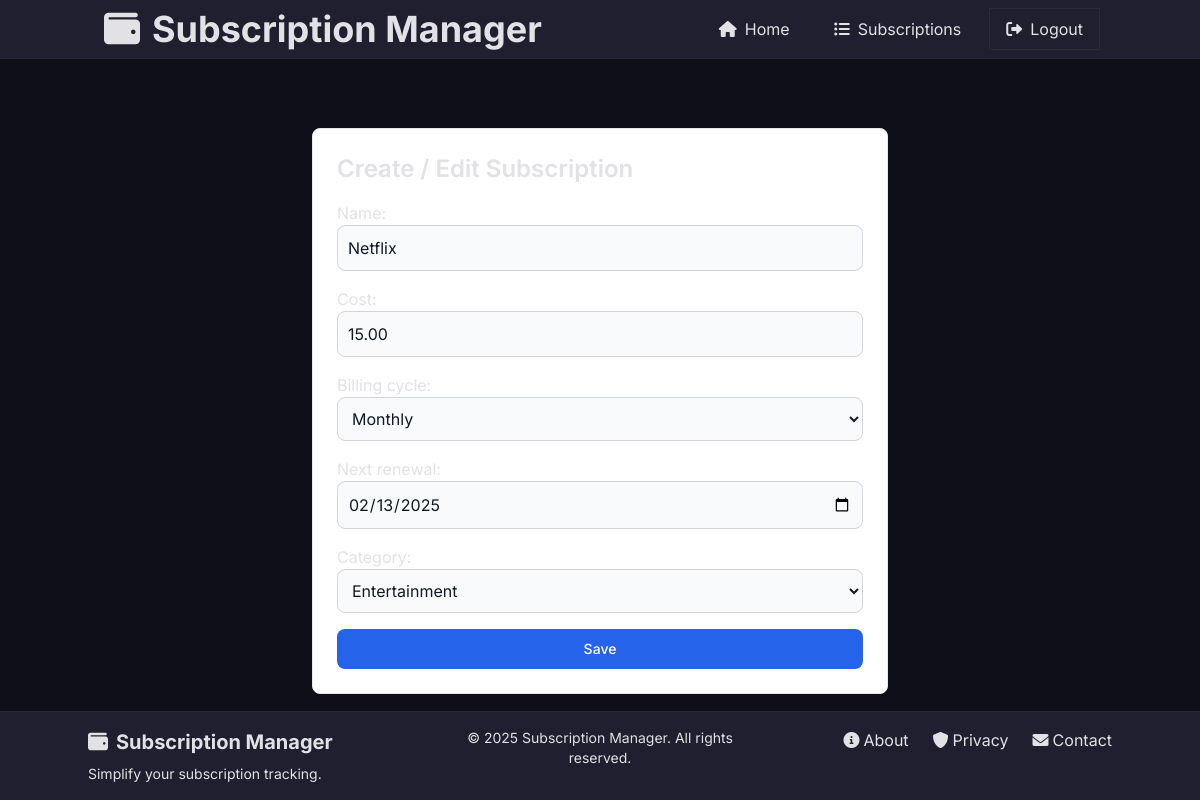
Page /subscriptions/1/update/ (signed in) on the earlier database version.
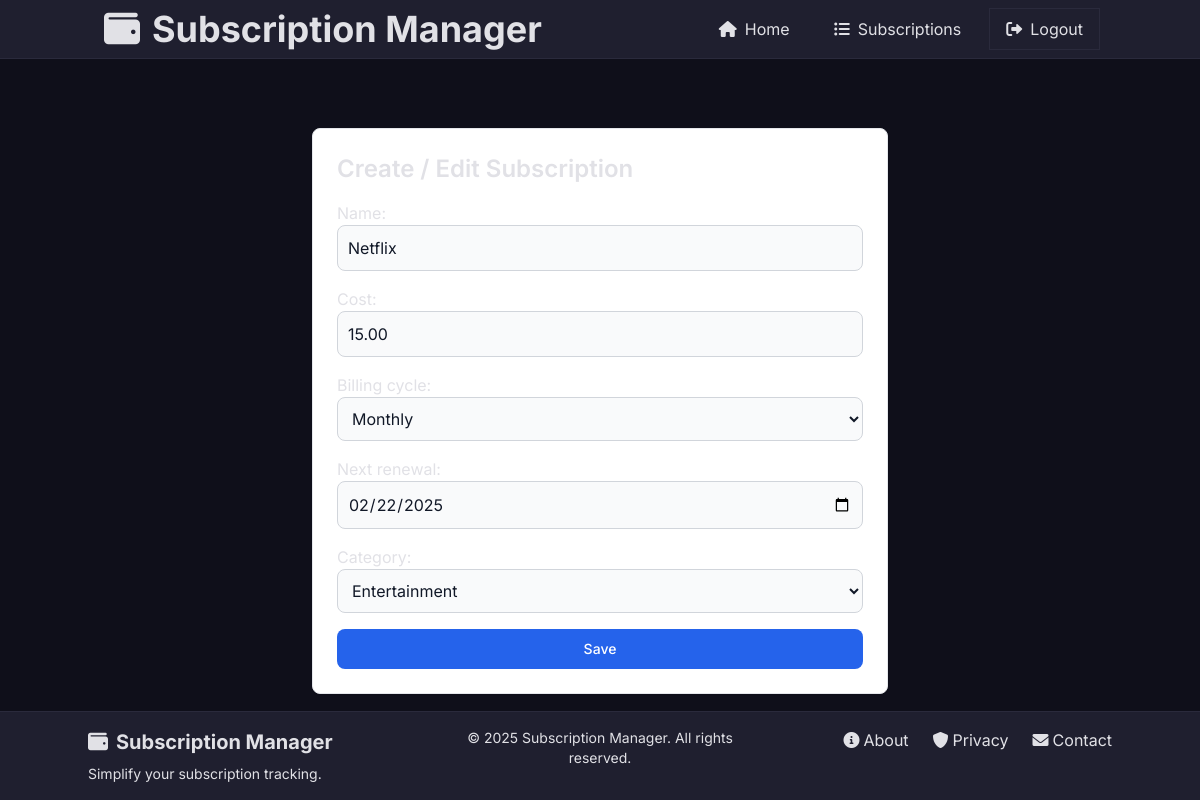
Same page on the later database version.
### subscriptions/models.py (models this page shows, shortened)
class Subscription(models.Model):
    BILLING_CHOICES = [
        ('monthly', 'Monthly'),
        ('yearly', 'Yearly'),
        ('custom', 'Custom'),
    ]
    user = models.ForeignKey(User, on_delete=models.CASCADE)
    name = models.CharField(max_length=255)
    cost = models.DecimalField(max_digits=10, decimal_places=2)
    billing_cycle = models.CharField(max_length=20, choices=BILLING_CHOICES, default='monthly')
    next_renewal = models.DateField()
    category = models.ForeignKey(Category, on_delete=models.SET_NULL, null=True, blank=True)

class Category(models.Model):
    name = models.CharField(max_length=100)
    description = models.TextField(blank=True, null=True)
    def __str__(self):
        return self.name

### subscriptions/views.py (the view)
# urls.py: path('<int:pk>/update/', views.subscription_update, name='update'),
@login_required
def subscription_update(request, pk):
    subscription = get_object_or_404(Subscription, pk=pk, user=request.user)
    if request.method == 'POST':
        form = SubscriptionForm(request.POST, instance=subscription)
        if form.is_valid():
            form.save()
            return redirect('subscriptions:list')
    else:
        form = SubscriptionForm(instance=subscription)
    return render(request, 'subscriptions/subscription_form.html', {'form': form})

### subscriptions/templates/subscriptions/subscription_form.html (shortened to what this page needs)
{% extends 'base.html' %}
{% load static %}
{% block content %}
<div class="max-w-xl mx-auto mt-8 bg-white p-6 rounded-lg shadow-sm border border-slate-200">
  <h2 class="text-2xl font-semibold mb-4">Create / Edit Subscription</h2>
  <form method="post" class="space-y-4">
    {{ form.as_p }}
    <button
      type="submit"
      class="w-full text-white bg-blue-600 hover:bg-blue-700 focus:ring-4 focus:outline-none focus:ring-blue-300
             font-medium rounded-lg text-sm px-5 py-2.5 text-center"
    >
      Save
    </button>
  </form>
</div>
{% endblock content %}

Differences in the rows shown:
changed Subscription "Monthly": next_renewal "02/13/2025" → "02/22/2025"
